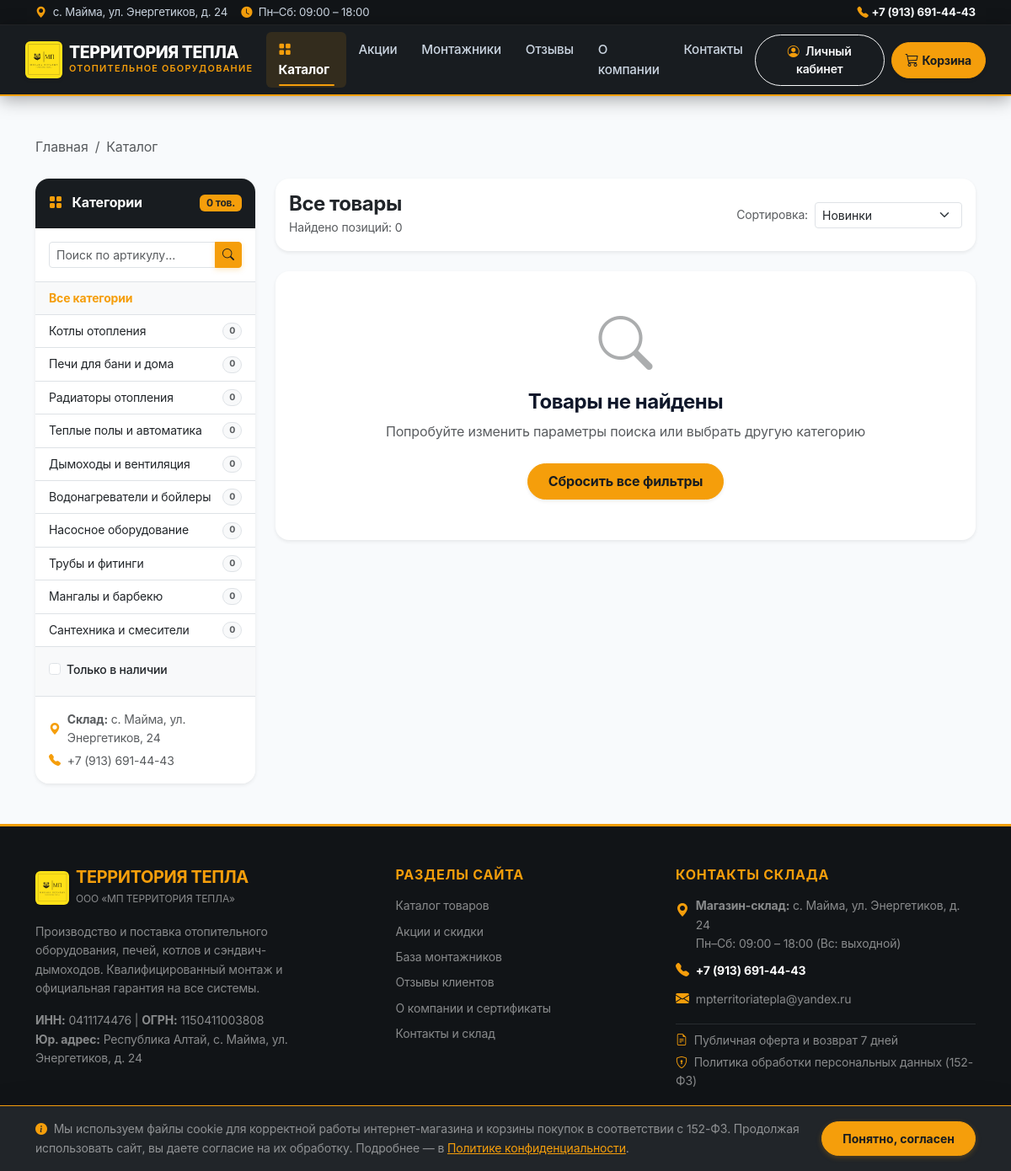
Screenshot of /catalog.php with the database file from the repository.
### tables this page shows
CREATE TABLE `categories` (
  `id` int(11) NOT NULL AUTO_INCREMENT,
  `name` varchar(255) DEFAULT NULL,
  `description` text DEFAULT NULL,
  `parent_id` int(11) DEFAULT NULL,
  `image_path` varchar(255) DEFAULT NULL,
  `slug` varchar(600) NOT NULL,
  `is_active` tinyint(1) DEFAULT 1,
  `sort_order` int(11) DEFAULT 0,
  `created_at` timestamp NULL DEFAULT current_timestamp(),
  PRIMARY KEY (`id`)
);

### catalog.php (the view, shortened to what this page needs)
<?php
require_once __DIR__ . '/includes/functions.php';
$category_id = isset($_GET['category']) ? (int)$_GET['category'] : null;
$search = isset($_GET['search']) ? trim($_GET['search']) : '';
$sort = isset($_GET['sort']) ? $_GET['sort'] : 'new';
$in_stock_only = isset($_GET['in_stock']) ? (int)$_GET['in_stock'] : 0;
$sql = "SELECT p.*, pi.image_path as main_image
        FROM products p
        LEFT JOIN (
            SELECT product_id, MIN(image_path) as image_path
            FROM product_images
            WHERE is_main = 1 OR is_main IS NULL
            GROUP BY product_id
        ) pi ON pi.product_id = p.id
        WHERE p.is_active = 1";
$params = [];
switch ($sort) {
    default: $sql .= " ORDER BY p.id DESC"; break;
}
$stmt = $pdo->prepare($sql);
$stmt->execute($params);
$products = $stmt->fetchAll(PDO::FETCH_ASSOC);
if (empty($products) && empty($search) && empty($category_id)) {
    try {
        $seed_file = __DIR__ . '/database_seed.sql';
        if (file_exists($seed_file)) {
            $seed_sql = file_get_contents($seed_file);
            $pdo->exec($seed_sql);
            $stmt = $pdo->prepare($sql);
            $stmt->execute($params);
            $products = $stmt->fetchAll(PDO::FETCH_ASSOC);
        }
    } catch (Exception $e) {}
}
$cats_stmt = $pdo->query("SELECT c.*, COUNT(p.id) as product_count
                         FROM categories c
                         LEFT JOIN products p ON p.category_id = c.id AND p.is_active = 1
                         WHERE c.is_active = 1
                         GROUP BY c.id
                         ORDER BY c.sort_order ASC");
$categories = $cats_stmt->fetchAll(PDO::FETCH_ASSOC);
$current_category_name = 'Все товары';
require_once __DIR__ . '/includes/header.php';
?>
<main class="py-4 py-lg-5" style="background-color: var(--bg-page, #f8fafc);">
    <div class="container">
        <nav aria-label="breadcrumb" class="mb-4">
            <ol class="breadcrumb small">
                <li class="breadcrumb-item"><a href="index.php" class="text-decoration-none text-muted">Главная</a></li>
                <li class="breadcrumb-item"><a href="catalog.php" class="text-decoration-none text-muted">Каталог</a></li>
            </ol>
        </nav>
        <div class="row g-4">
            <div class="col-lg-3">
                <div class="card border-0 shadow-sm rounded-4 overflow-hidden sticky-lg-top" style="top: 85px; z-index: 10;">
                    <div class="card-header py-3 d-flex justify-content-between align-items-center" style="background: var(--dark-main, #181c20); color: #fff;">
                        <span class="fw-bold"><i class="bi bi-grid-fill text-warning me-2"></i> Категории</span>
                        <span class="badge bg-warning text-dark"><?= count($products); ?> тов.</span>
                    </div>
                    <div class="p-3 border-bottom bg-white">
                        <form method="GET" action="catalog.php" class="input-group input-group-sm">
                            <input type="text" name="search" class="form-control" placeholder="Поиск по артикулу..." value="<?= htmlspecialchars($search); ?>">
                            <button class="btn btn-warning" type="submit" title="Найти">
                                <i class="bi bi-search"></i>
                            </button>
                        </form>
                    </div>
                    <div class="list-group list-group-flush small">
                        <a href="catalog.php<?= $search ? '?search=' . urlencode($search) : '' ?>"
                           class="list-group-item list-group-item-action d-flex justify-content-between align-items-center py-2 px-3 fw-semibold <?= !$category_id ? 'bg-light text-warning fw-bold' : 'text-dark' ?>">
                            <span>Все категории</span>
                        </a>
                        <?php foreach ($categories as $cat): ?>
                            <a href="catalog.php?category=<?= $cat['id']; ?><?= $search ? '&search=' . urlencode($search) : '' ?>"
                               class="list-group-item list-group-item-action d-flex justify-content-between align-items-center py-2 px-3 <?= $category_id == $cat['id'] ? 'bg-light text-warning fw-bold' : 'text-dark' ?>">
                                <span><?= htmlspecialchars($cat['name']); ?></span>
                                <span class="badge rounded-pill <?= $category_id == $cat['id'] ? 'bg-warning text-dark' : 'bg-light text-muted border' ?>">
                                    <?= $cat['product_count']; ?>
                                </span>
                            </a>
                        <?php endforeach; ?>
                    </div>
                    <div class="p-3 bg-light border-top">
                        <form method="GET" action="catalog.php" id="stockFilterForm">
                            <div class="form-check small">
                                <input class="form-check-input" type="checkbox" name="in_stock" value="1" id="inStockCheck" <?= $in_stock_only ? 'checked' : '' ?> onchange="document.getElementById('stockFilterForm').submit()">
                                <label class="form-check-label text-dark fw-medium" for="inStockCheck">
                                    Только в наличии
                                </label>
                            </div>
                        </form>
                    </div>
                    <div class="p-3 bg-white border-top small text-muted">
                        <div class="d-flex align-items-center gap-2 mb-1">
                            <i class="bi bi-geo-alt-fill text-warning"></i>
                            <span><strong>Склад:</strong> с. Майма, ул. Энергетиков, 24</span>
                        </div>
                        <div class="d-flex align-items-center gap-2">
                            <i class="bi bi-telephone-fill text-warning"></i>
                            <span>+7 (913) 691-44-43</span>
                        </div>
                    </div>
                </div>
            </div>
            <div class="col-lg-9">
                <div class="card border-0 shadow-sm rounded-4 mb-4 bg-white p-3">
                    <div class="d-flex flex-wrap justify-content-between align-items-center gap-3">
                        <div>
                            <h1 class="h4 fw-bold text-dark mb-0"><?= htmlspecialchars($current_category_name); ?></h1>
                            <small class="text-muted">Найдено позиций: <?= count($products); ?></small>
                        </div>
                        <div class="d-flex align-items-center gap-2">
                            <span class="small text-muted text-nowrap">Сортировка:</span>
                            <select class="form-select form-select-sm" style="width: 175px;" onchange="location = this.value;">
                                <option value="catalog.php?<?= http_build_query(array_merge($_GET, ['sort' => 'new'])) ?>" <?= $sort == 'new' ? 'selected' : '' ?>>Новинки</option>
                            </select>
                        </div>
                    </div>
                </div>
                <?php if (!empty($products)): ?>
                    <div class="row row-cols-1 row-cols-md-2 row-cols-xl-3 g-4">
                        <?php foreach ($products as $prod):
                            $img = $prod['main_image'];
                            if ($img) $img = str_replace('../', '', $img);
                            $img_src = (!empty($img) && file_exists(__DIR__ . '/' . $img)) ? $img : 'images/products/no-image.png';
                            $is_in_stock = isset($prod['stock_quantity']) && $prod['stock_quantity'] > 0;
                            $has_discount = !empty($prod['old_price']) && $prod['old_price'] > $prod['price'];
                        ?>
                            <div class="col">
                                <div class="product-card h-100 d-flex flex-column bg-white rounded-4 shadow-sm border-0 overflow-hidden" style="transition: transform 0.25s ease, box-shadow 0.25s ease;">
                                    <div class="product-img-box position-relative" style="height: 200px; background: #fff; padding: 1rem; border-bottom: 1px solid #f1f5f9;">
                                        <?php if ($has_discount):
                                            $pct = round((($prod['old_price'] - $prod['price']) / $prod['old_price']) * 100);
                                        ?>
                                            <span class="position-absolute top-0 start-0 m-3 badge badge-discount rounded-pill">
                                                -<?= $pct ?>%
                                            </span>
                                        <?php endif; ?>
                                        <a href="product.php?id=<?= $prod['id']; ?>" class="w-100 h-100 d-flex align-items-center justify-content-center">
                                            <img src="<?= htmlspecialchars($img_src); ?>" alt="<?= htmlspecialchars($prod['name']); ?>" style="max-height: 100%; max-width: 100%; object-fit: contain;" loading="lazy">
                                        </a>
                                    </div>
                                    <div class="p-3 d-flex flex-column flex-grow-1">
                                        <div class="d-flex justify-content-between align-items-center mb-2">
                                            <?php if ($is_in_stock): ?>
                                                <span class="badge badge-stock rounded-pill px-2 py-1">
                                                    <i class="bi bi-check-circle-fill me-1"></i> В наличии
                                                </span>
                                            <?php else: ?>
                                                <span class="badge badge-out-of-stock rounded-pill px-2 py-1">
                                                    Под заказ
                                                </span>
                                            <?php endif; ?>
                                            <?php if (!empty($prod['sku'])): ?>
                                                <small class="text-muted" style="font-size: 0.72rem;">Арт: <?= htmlspecialchars($prod['sku']) ?></small>
                                            <?php endif; ?>
                                        </div>
                                        <h6 class="fw-bold text-dark mb-2" style="min-height: 2.6rem; line-height: 1.35;">
                                            <a href="product.php?id=<?= $prod['id']; ?>" class="text-dark text-decoration-none">
                                                <?= htmlspecialchars($prod['name']); ?>
                                            </a>
                                        </h6>
                                        <div class="mt-auto pt-2 border-top">
                                            <div class="d-flex justify-content-between align-items-baseline mb-3">
                                                <div>
                                                    <span class="fs-5 fw-bold text-dark">
                                                        <?= number_format($prod['price'], 0, '.', ' '); ?> ₽
                                                    </span>
                                                    <?php if ($has_discount): ?>
                                                        <span class="small text-muted text-decoration-line-through ms-1">
                                                            <?= number_format($prod['old_price'], 0, '.', ' '); ?> ₽
                                                        </span>
                                                    <?php endif; ?>
                                                </div>
                                            </div>
                                            <div class="d-flex gap-2">
                                                <a href="product.php?id=<?= $prod['id']; ?>" class="btn btn-outline-dark btn-sm flex-fill fw-semibold rounded-pill">
                                                    Обзор
                                                </a>
                                                <button class="btn btn-warning btn-sm fw-bold rounded-pill px-3 shadow-sm add-to-cart-btn" data-product-id="<?= $prod['id']; ?>" title="В корзину">
                                                    <i class="bi bi-cart-plus-fill"></i>
                                                </button>
                                            </div>
                                        </div>
                                    </div>
                                </div>
                            </div>
                        <?php endforeach; ?>
                    </div>
                <?php else: ?>
                    <div class="card border-0 shadow-sm rounded-4 text-center py-5 px-3 bg-white">
                        <i class="bi bi-search display-3 text-muted opacity-50 mb-3"></i>
                        <h4 class="fw-bold">Товары не найдены</h4>
                        <p class="text-muted mb-4">Попробуйте изменить параметры поиска или выбрать другую категорию</p>
                        <div>
                            <a href="catalog.php" class="btn btn-warning fw-bold rounded-pill px-4 shadow-sm">
                                Сбросить все фильтры
                            </a>
                        </div>
                    </div>
                <?php endif; ?>
            </div>
        </div>
    </div>
</main>
<?php require_once __DIR__ . '/includes/footer.php'; ?>

### rows the page displays
categories: name "Котлы отопления", product_count "0"
categories: name "Печи для бани и дома", product_count "0"
categories: name "Радиаторы отопления", product_count "0"
categories: name "Теплые полы и автоматика", product_count "0"
categories: name "Дымоходы и вентиляция", product_count "0"
categories: name "Водонагреватели и бойлеры", product_count "0"
categories: name "Насосное оборудование", product_count "0"
categories: name "Трубы и фитинги", product_count "0"
categories: name "Мангалы и барбекю", product_count "0"
categories: name "Сантехника и смесители", product_count "0"

### other values shown
$cabinet_title "Личный кабинет"
count($products) "0"
$current_category_name "Все товары"
